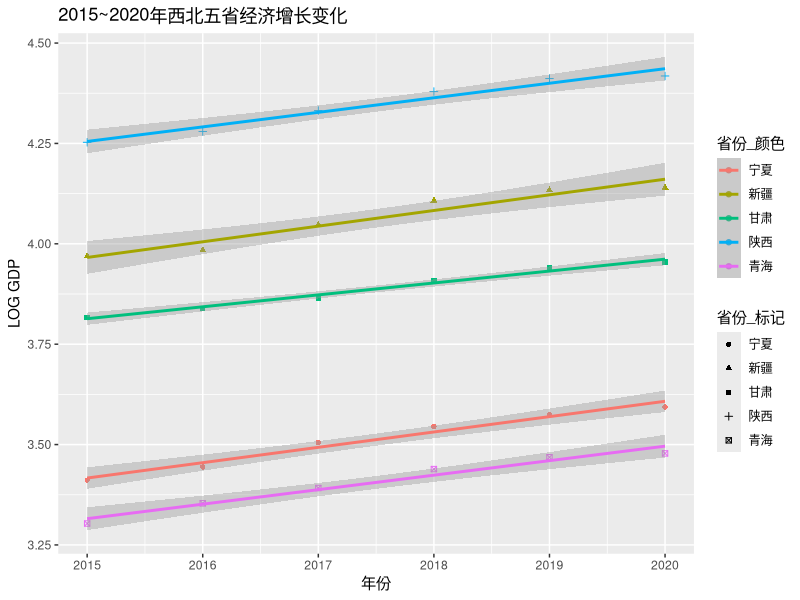
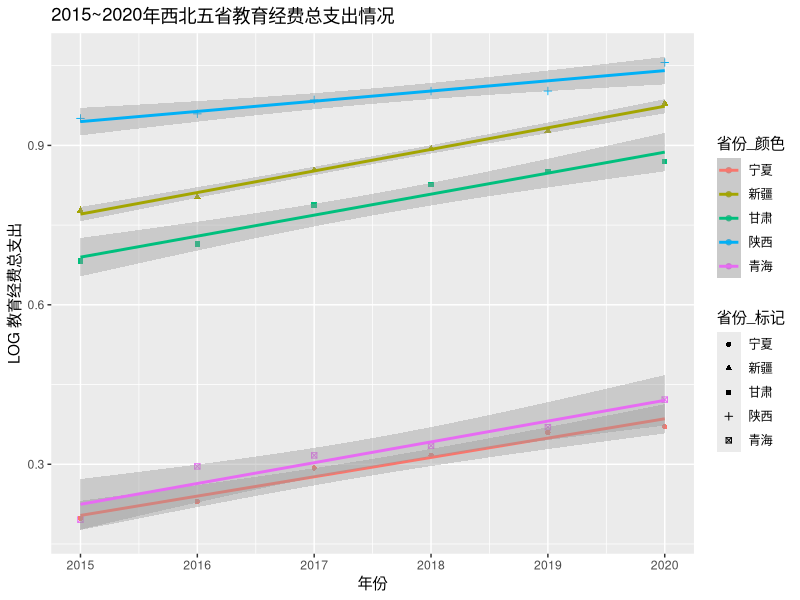

Write R code to recreate these figures, in order.
logGDP = read.csv('GDP_Log_grouped.csv')
logEdu = read.csv("eduExpense_Log_grouped.csv")

# install.packages("ggplot2")
library(ggplot2)

# Scatter plot by group
p<-ggplot(logGDP, aes(x = year, y =GDP_log, 
                      color = prov, shape = prov)) +
  geom_point() + 
  geom_smooth(method="lm") +
  labs(title="2015~2020年西北五省经济增长变化",
       x="年份",y="LOG GDP",
       color = "省份_颜色",shape = "省份_标记")


ggsave("GDP_log.png",p)

# Scatter plot by group
q<-ggplot(logEdu, aes(x = year, y =Edu_log, 
                      color = prov, shape = prov)) +
  geom_point() + 
  geom_smooth(method="lm")+
  labs(title="2015~2020年西北五省教育经费总支出情况",
       x="年份",y="LOG 教育经费总支出",
       color = "省份_颜色",shape = "省份_标记")

ggsave("Edu_log.png",q)

